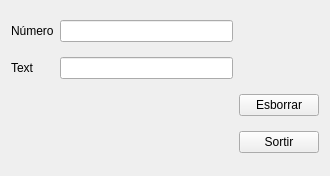
<?xml version="1.0" encoding="UTF-8"?>
<ui version="4.0">
 <class>MyForm</class>
 <widget class="QWidget" name="MyForm">
  <property name="geometry">
   <rect>
    <x>0</x>
    <y>0</y>
    <width>330</width>
    <height>176</height>
   </rect>
  </property>
  <property name="windowTitle">
   <string>Form</string>
  </property>
  <layout class="QGridLayout" name="gridLayout">
   <item row="4" column="2">
    <widget class="QPushButton" name="pushButton">
     <property name="text">
      <string>Esborrar</string>
     </property>
    </widget>
   </item>
   <item row="5" column="2">
    <widget class="QPushButton" name="pushButton_2">
     <property name="text">
      <string>Sortir</string>
     </property>
    </widget>
   </item>
   <item row="2" column="0">
    <widget class="QLabel" name="label">
     <property name="text">
      <string>Número</string>
     </property>
    </widget>
   </item>
   <item row="3" column="0">
    <widget class="QLabel" name="label_2">
     <property name="text">
      <string>Text</string>
     </property>
    </widget>
   </item>
   <item row="3" column="1">
    <widget class="QLineEdit" name="lineEdit">
     <property name="inputMask">
      <string>A</string>
     </property>
    </widget>
   </item>
   <item row="2" column="1">
    <widget class="QLineEdit" name="lineEdit_2">
     <property name="inputMask">
      <string>D</string>
     </property>
    </widget>
   </item>
  </layout>
 </widget>
 <resources/>
 <connections>
  <connection>
   <sender>pushButton</sender>
   <signal>clicked()</signal>
   <receiver>lineEdit_2</receiver>
   <slot>clear()</slot>
   <hints>
    <hint type="sourcelabel">
     <x>305</x>
     <y>106</y>
    </hint>
    <hint type="destinationlabel">
     <x>221</x>
     <y>23</y>
    </hint>
   </hints>
  </connection>
  <connection>
   <sender>pushButton</sender>
   <signal>clicked()</signal>
   <receiver>lineEdit</receiver>
   <slot>clear()</slot>
   <hints>
    <hint type="sourcelabel">
     <x>286</x>
     <y>96</y>
    </hint>
    <hint type="destinationlabel">
     <x>232</x>
     <y>64</y>
    </hint>
   </hints>
  </connection>
  <connection>
   <sender>pushButton_2</sender>
   <signal>clicked()</signal>
   <receiver>MyForm</receiver>
   <slot>close()</slot>
   <hints>
    <hint type="sourcelabel">
     <x>264</x>
     <y>153</y>
    </hint>
    <hint type="destinationlabel">
     <x>265</x>
     <y>187</y>
    </hint>
   </hints>
  </connection>
 </connections>
</ui>
